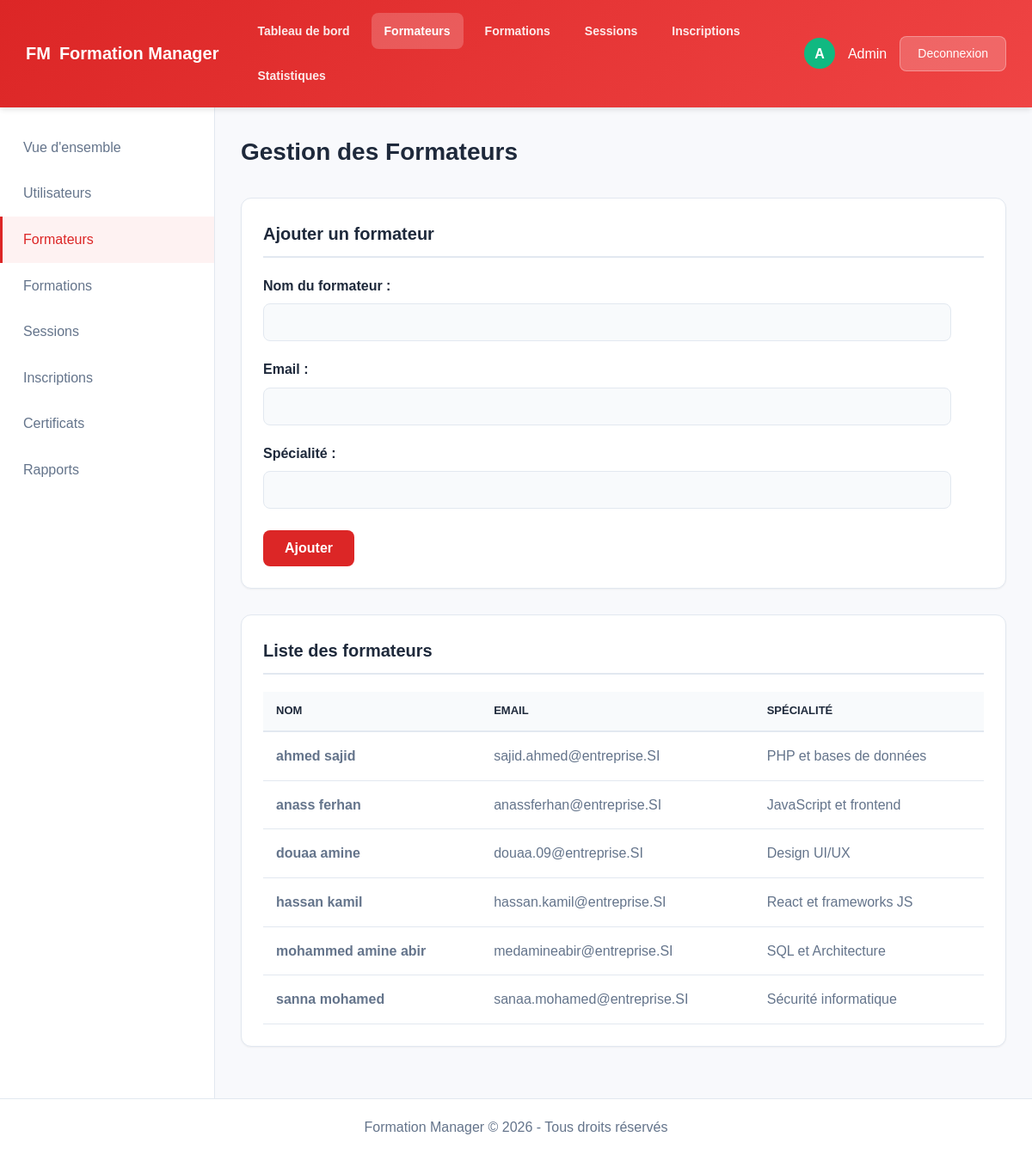
Screenshot of /formateurs.php (signed in) with the database file from the repository.
### tables this page shows
create table if not exists formateurs (
    id int auto_increment primary key,
    nom varchar(255) not null,
    email varchar(255) not null,
    specialite varchar(255)
);

### formateurs.php (the view, shortened to what this page needs)
<?php
include 'connexion.php';
?>
<!DOCTYPE html>
<html lang="fr">
<head>
    <link rel="stylesheet" href="style.css">
</head>
<body>
    <?php include 'header.php'; ?>
    <div class="page-header">
        <h1 class="page-title">Gestion des Formateurs</h1>
    </div>
    <div class="section">
        <h2 class="section-header">Ajouter un formateur</h2>
        <form method="POST" action="traitement.php">
            <label>Nom du formateur :</label>
            <input type="text" name="nom" required>
            <label>Email :</label>
            <input type="email" name="email" required>
            <label>Spécialité :</label>
            <input type="text" name="specialite" required>
            <button type="submit">Ajouter</button>
        </form>
    </div>
    <div class="section">
        <h2 class="section-header">Liste des formateurs</h2>
        <table>
            <thead>
                <tr>
                    <th>NOM</th>
                    <th>EMAIL</th>
                    <th>SPÉCIALITÉ</th>
                </tr>
            </thead>
            <tbody>
                <?php
                $sql = "SELECT * FROM formateurs ORDER BY nom ASC";
                $resultat = mysqli_query($connexion, $sql);
                if (mysqli_num_rows($resultat) > 0) {
                    while ($ligne = mysqli_fetch_assoc($resultat)) {
                        echo "<tr>";
                        echo "<td><strong>" . htmlspecialchars($ligne['nom']) . "</strong></td>";
                        echo "<td>" . htmlspecialchars($ligne['email']) . "</td>";
                        echo "<td>" . htmlspecialchars($ligne['specialite']) . "</td>";
                        echo "</tr>";
                    }
                } else {
                    echo "<tr><td colspan='3' style='text-align: center;'>Aucun formateur</td></tr>";
                }
                ?>
            </tbody>
        </table>
    </div>
    <?php include 'footer.php'; ?>
</body>
</html>

### style.css (style rules this page uses)
:root { --primary: #dc2626; --primary-dark: #b91c1c; --primary-light: #fef2f2; --secondary: #10b981; --secondary-dark: #059669; --text-main: #1e293b; --text-muted: #64748b; --text-light: #ffffff; --bg-body: #f8f9fc; --bg-surface: #ffffff; --bg-sidebar: #2d3748; --border: #e2e8f0; --radius-sm: 4px; --radius-md: 8px; --radius-lg: 12px; --shadow-sm: 0 1px 2px 0 rgb(0 0 0 / 0.05); --shadow-md: 0 4px 6px -1px rgb(0 0 0 / 0.1); --shadow-lg: 0 10px 15px -3px rgb(0 0 0 / 0.1); --font-main: Arial, Helvetica, sans-serif; }
* { margin: 0; padding: 0; box-sizing: border-box; }
body { font-family: var(--font-main); background-color: var(--bg-body); color: var(--text-main); line-height: 1.6; display: flex; flex-direction: column; min-height: 100vh; }
.page-header { margin-bottom: 30px; }
.page-title { font-size: 28px; font-weight: bold; color: var(--text-main); display: flex; align-items: center; gap: 12px; }
.section { background: white; border-radius: var(--radius-lg); border: 1px solid var(--border); box-shadow: var(--shadow-sm); padding: 25px; margin-bottom: 30px; }
.section-header { font-size: 20px; font-weight: bold; margin-bottom: 20px; padding-bottom: 10px; border-bottom: 2px solid var(--border); }
table { width: 100%; border-collapse: collapse; margin-top: 15px; }
table th { background-color: #f8fafc; color: var(--text-main); padding: 12px 15px; text-align: left; font-weight: bold; border-bottom: 2px solid var(--border); text-transform: uppercase; font-size: 13px; }
table td { padding: 15px; border-bottom: 1px solid var(--border); color: var(--text-muted); }
form { max-width: 800px; }
label { display: block; margin-top: 20px; margin-bottom: 8px; font-weight: bold; color: var(--text-main); }
input, select, textarea { width: 100%; padding: 12px; border: 1px solid var(--border); border-radius: var(--radius-md); font-size: 16px; background-color: #f8fafc; font-family: inherit; }
button { margin-top: 25px; padding: 12px 25px; background-color: var(--primary); color: white; border: none; border-radius: var(--radius-md); cursor: pointer; font-size: 16px; font-weight: bold; }

### rows the page displays
formateurs: nom "ahmed sajid", email "sajid.ahmed@entreprise.SI", specialite "PHP et bases de données"
formateurs: nom "anass ferhan", email "anassferhan@entreprise.SI", specialite "JavaScript et frontend"
formateurs: nom "douaa amine", email "douaa.09@entreprise.SI", specialite "Design UI/UX"
formateurs: nom "hassan kamil", email "hassan.kamil@entreprise.SI", specialite "React et frameworks JS"
formateurs: nom "mohammed amine abir", email "medamineabir@entreprise.SI", specialite "SQL et Architecture"
formateurs: nom "sanna mohamed", email "sanaa.mohamed@entreprise.SI", specialite "Sécurité informatique"

### other values shown
substr($_SESSION['nom'] ?? 'U', 0, 1) "A"
$_SESSION['nom'] "Admin"
